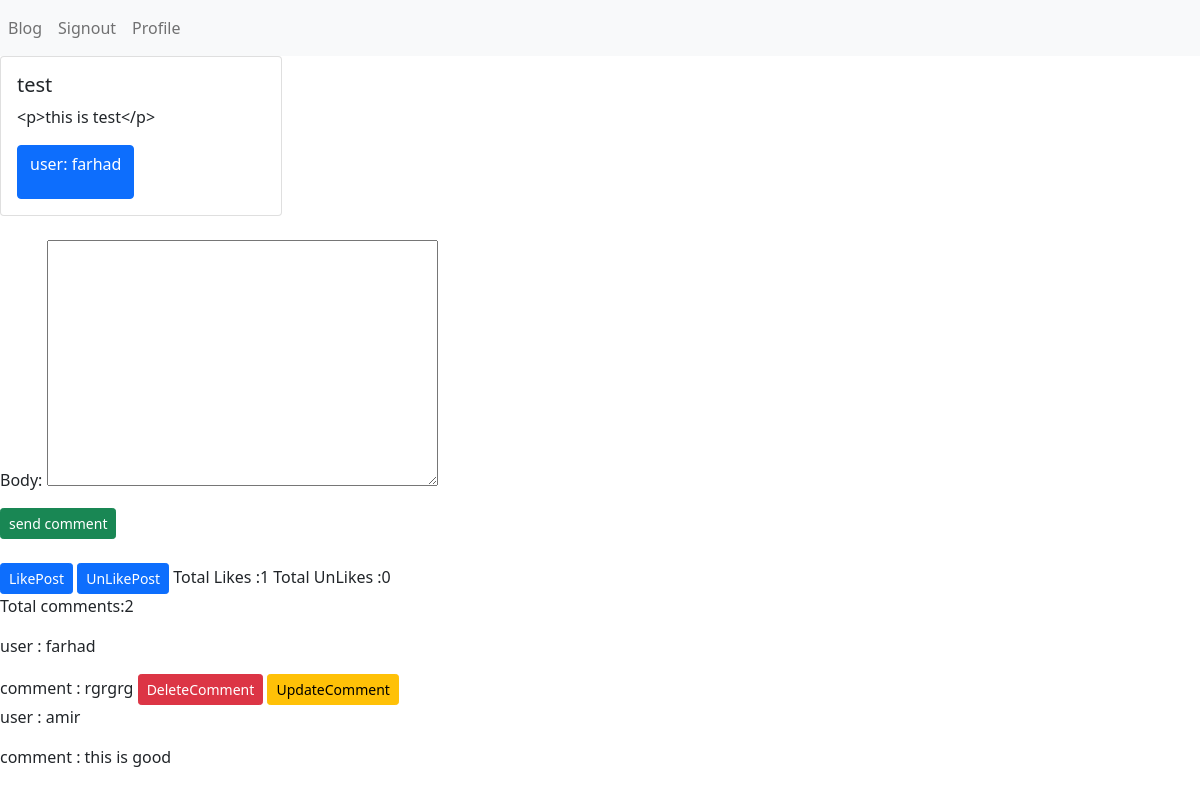
The app's page /blog/1/ (signed in), older data.
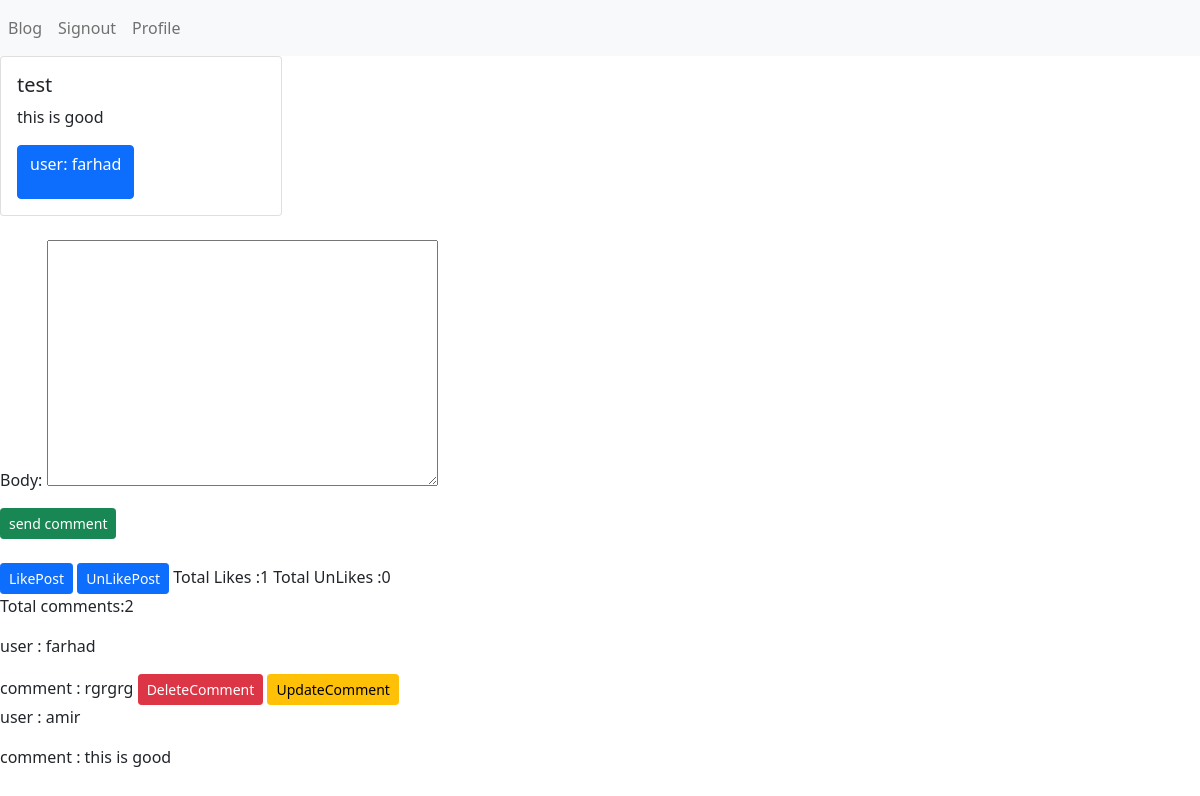
The same page, newer data.
### blog/models.py (models this page shows, shortened)
class Blog(models.Model):
    user=models.ForeignKey(User,on_delete=models.CASCADE,related_name='user_blog')
    title=models.CharField(max_length=100)
    slug=models.SlugField(unique=True)
    created=models.DateTimeField(auto_now_add=True)
    updated=models.DateTimeField(auto_now=True)
    publish=models.BooleanField(default=False)
    image=models.ImageField(upload_to='blogs/',blank=True)
    description=RichTextUploadingField(null=True,blank=True)
    category=models.ForeignKey(Category,on_delete=models.CASCADE,related_name='categories',null=True)
    rate=models.PositiveIntegerField(null=True,blank=True,validators=[MinValueValidator(0),MaxValueValidator(5)])
    class Meta:
        verbose_name = 'Blogs'
        verbose_name_plural = 'Blogs'
    def LikePost(self):
        return reverse('blog:LikePost',args={self.id})
    def UnlikePost(self):
        return reverse('blog:UnLikePost',args={self.id})
    def AddComment(self):
        return reverse('blog:AddComment',args={self.id})
    def TotalComments(self):
        total=self.postcomment.count()
        return total
    def TotalLikes(self):
        total=self.postlike.count()
        return total
    def TotalUnlikes(self):
        total=self.postunlike.count()
        return total

### blog/views.py (the view)
# urls.py: path('<int:pk>/',DetailPost.as_view(),name='detail'),
class DetailPost(DetailView):
    template_name = 'blog/detail.html'
    context_object_name = 'post'
    model=Blog
    def get_object(self,**kwargs):
        pk=self.kwargs['pk']
        queryset = get_object_or_404(Blog,pk=pk)
        return queryset
    def get_context_data(self, **kwargs):
        context = super(DetailPost, self).get_context_data(**kwargs)
        blog=self.get_object()
        context['commentform']=CommentForm
        context['like']=LikePost.objects.filter(user=self.request.user,post=blog.id,is_like=True).exists()
        context['unlike']=UnlikePost.objects.filter(user=self.request.user,post=blog.id,is_unlike=True).exists()
        return context

### blog/models.py (called while the page is built)
    def DeleteComment(self):
        return reverse('blog:DeleteComment',args={self.id})

    def UpdateComment(self):
        return reverse('blog:UpdateComment',args={self.id})

### blog/templates/blog/detail.html (shortened to what this page needs)
{% extends 'base.html' %}
{% block content %}
    <div class="row">
      <div class="col-3">
       <div class="card">
         <div class="card-body">
           <h5 class="card-title">{{ post.title }}</h5>
           <p class="card-text">{{ post.description }}</p><a href="{% url 'accounts:profile'  %}" class="btn btn-primary"><p> user: {{ post.user.username }}</p></a>
         </div>
      </div>
      </div>
    </div>
  <form method="post" action="{{ post.AddComment }}">
     {{ commentform.as_p }}
    <button type="submit" class="btn btn-success btn-sm">send comment</button>
  </form>
    <br>
   <p>
   {% if like is False and unlike is False%}
          <a class="btn btn-primary btn-sm " href="{{ post.LikePost }}">LikePost</a>
          <a class="btn btn-primary btn-sm  " href="{{ post.UnlikePost }}">UnLikePost</a>
   {% elif like is True %}
          <a class="btn btn-primary btn-sm " href={{ post.DisLikePost }}>DislikePost</a>
          <a class="btn btn-primary btn-sm disabled " href="{{ post.UnlikePost }}">UnLikePost</a>
   {% elif unlike is True %}
          <a class="btn btn-primary btn-sm disabled " href="{{ post.LikePost }}">LikePost</a>
          <a class="btn btn-primary btn-sm " href={{ post.UnDislikePost }}>DisUnlikePost</a>
    {% endif %}
    <span> Total Likes :{{ post.TotalLikes }}</span>
    <span> Total UnLikes :{{ post.TotalUnlikes }}</span>
   <br>
    <span>Total comments:{{ post.TotalComments }} </span>
    <br>
    {% for item in post.postcomment.all %}
        <p> user : {{ item.user }}</p>
        <span> comment : {{ item.body }}</span>
         {%  if item.user == request.user %}
            <span> <a class="btn btn-danger btn-sm" href="{{ item.DeleteComment }}"> DeleteComment</a></span> <span> <a class="btn btn-warning btn-sm" href="{{ item.UpdateComment }}"> UpdateComment</a></span>
        {% endif %}
    {% endfor %}
{% endblock %}

Row changes from the older to the newer data that the page shows:
changed Blog "test": description "<p>this is test</p>" → "this is good"
